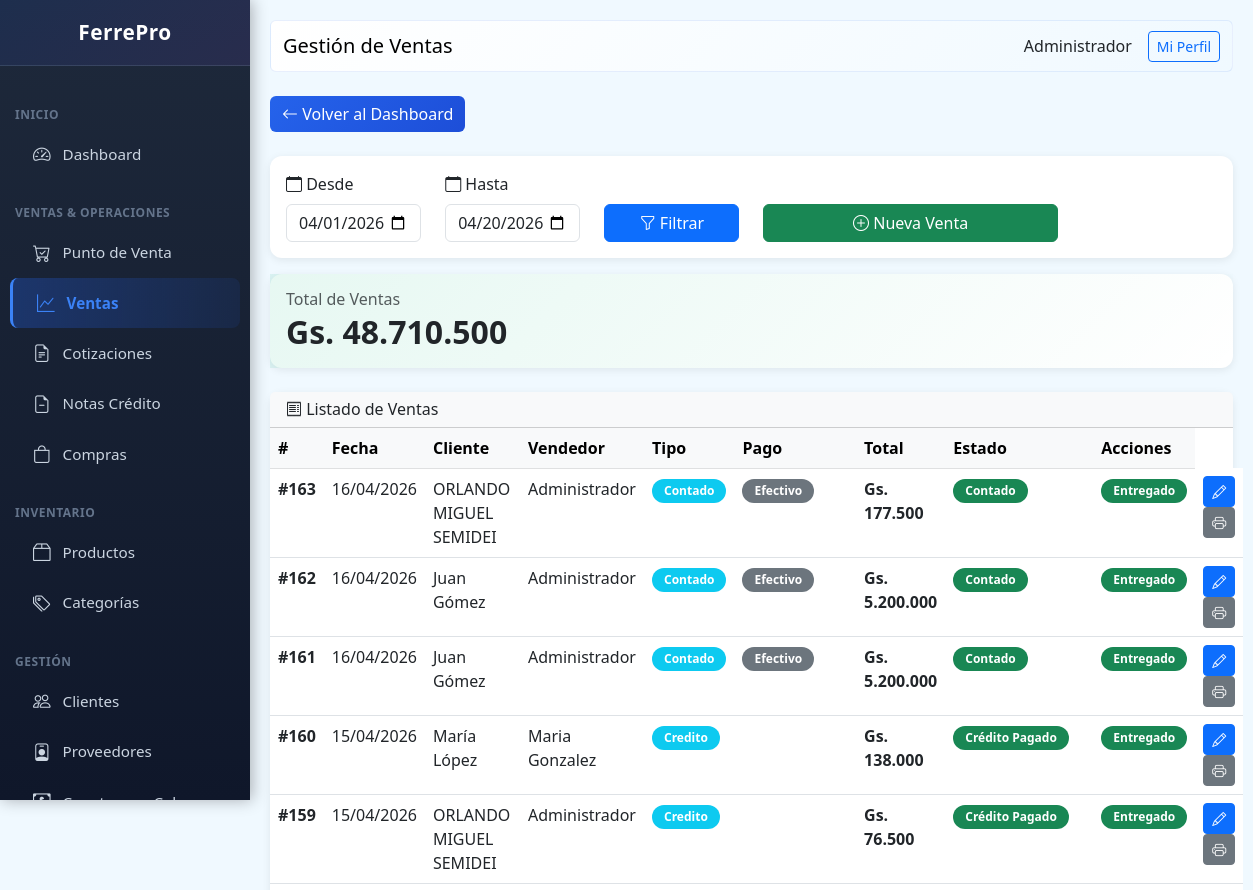
The app's page /public/index.php?page=sales (signed in, upper part), older data.
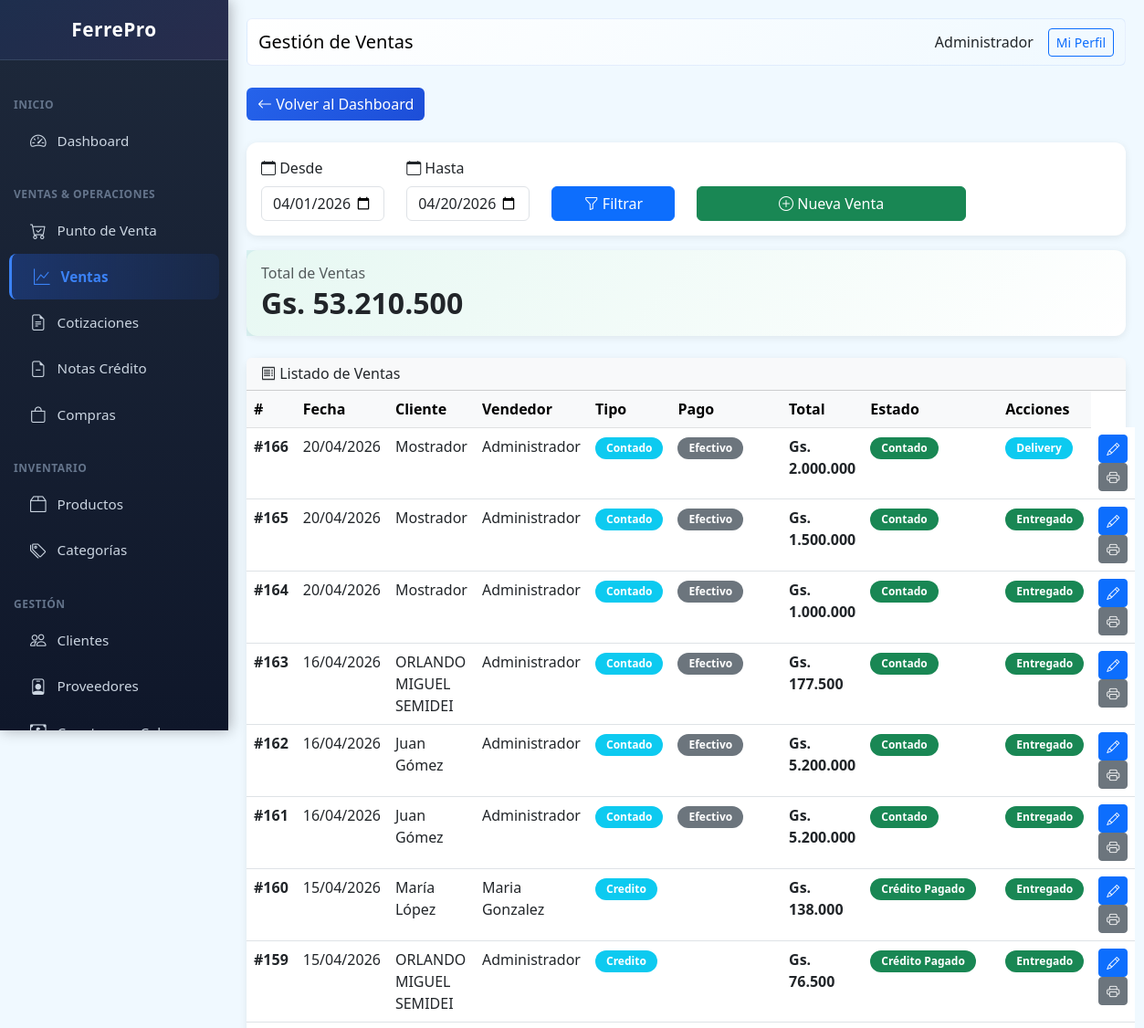
The same page, newer data.
### tables this page shows
CREATE TABLE sales (
                id INTEGER PRIMARY KEY AUTOINCREMENT,
                client_id INTEGER,
                user_id INTEGER,
                type TEXT DEFAULT 'contado',
                status TEXT DEFAULT 'pagada',
                subtotal REAL DEFAULT 0,
                discount REAL DEFAULT 0,
                total REAL DEFAULT 0,
                payment_method TEXT DEFAULT 'efectivo',
                delivery_type TEXT DEFAULT 'mostrador',
                notes TEXT,
                created_at DATETIME DEFAULT CURRENT_TIMESTAMP, branch_id INTEGER DEFAULT 1, pos_terminal_id INTEGER DEFAULT 1,
                FOREIGN KEY (client_id) REFERENCES clients(id),
                FOREIGN KEY (user_id) REFERENCES users(id)
            );

CREATE TABLE clients (
                id INTEGER PRIMARY KEY AUTOINCREMENT,
                name TEXT NOT NULL,
                document_type TEXT DEFAULT 'DNI',
                document TEXT,
                phone TEXT,
                email TEXT,
                address TEXT,
                credit_limit REAL DEFAULT 0,
                category TEXT DEFAULT 'minorista',
                balance REAL DEFAULT 0,
                active INTEGER DEFAULT 1,
                created_at DATETIME DEFAULT CURRENT_TIMESTAMP
            , credit_days INTEGER DEFAULT 30);

CREATE TABLE users (
                id INTEGER PRIMARY KEY AUTOINCREMENT,
                name TEXT NOT NULL,
                email TEXT UNIQUE,
                password TEXT NOT NULL,
                role TEXT DEFAULT 'vendedor',
                active INTEGER DEFAULT 1,
                created_at DATETIME DEFAULT CURRENT_TIMESTAMP
            , last_login DATETIME, last_password_change DATETIME, failed_login_attempts INTEGER DEFAULT 0, locked_until DATETIME, two_fa_enabled INTEGER DEFAULT 0, two_fa_secret TEXT);

### class/Database.php (called while the page is built, shortened)
<?php
class Database extends PDO {
    private static $instance = null;
    private function __construct() {
        $dbPath = dirname(__DIR__) . '/storage/ferrepro.db';
        $this->initTables();
    }
    public static function getInstance() {
        if (self::$instance === null) {
            self::$instance = new self();
        }
        return self::$instance;
    }
    private function initTables() {
        $this->seedDefaultData();
    }
    private function seedDefaultData() {
        $stmt = $this->query("SELECT COUNT(*) as count FROM users");
     }
 }

### class/Format.php (called while the page is built, shortened)
<?php
class Format {
    public static function money($amount) {
        $amount = floatval($amount);
        return 'Gs. ' . number_format($amount, 0, ',', '.');
    }
    public static function date($date) {
        try {
            $dateObj = new DateTime($date);
            return $dateObj->format('d/m/Y');
        } catch (Exception $e) {
            return 'Fecha inválida';
        }
    }
}

### views/sales/index.php (the view, shortened to what the changed rows need)
<?php
$dateFrom = $_GET['date_from'] ?? date('Y-m-01');
$dateTo = $_GET['date_to'] ?? date('Y-m-d');
$sales = db()->query("
    SELECT s.*, u.name as user_name, c.name as client_name
    FROM sales s
    LEFT JOIN users u ON s.user_id = u.id
    LEFT JOIN clients c ON s.client_id = c.id
    WHERE DATE(s.created_at) >= '$dateFrom' AND DATE(s.created_at) <= '$dateTo'
    ORDER BY s.id DESC
    LIMIT 50
")->fetchAll(PDO::FETCH_ASSOC);
$totalSales = db()->query("SELECT COALESCE(SUM(total), 0) as total FROM sales WHERE DATE(created_at) >= '$dateFrom' AND DATE(created_at) <= '$dateTo'")->fetch(PDO::FETCH_ASSOC);
$content = '
<div class="mb-4">
    <a href="?page=dashboard" class="btn btn-nav-back me-2"><i class="bi bi-arrow-left"></i> Volver al Dashboard</a>
</div>
<div class="card mb-3">
    <div class="card-body">
        <form method="GET" class="row">
            <input type="hidden" name="page" value="sales">
            <div class="col-md-2">
                <label class="form-label"><i class="bi bi-calendar"></i> Desde</label>
                <input type="date" name="date_from" class="form-control" value="' . $dateFrom . '">
            </div>
            <div class="col-md-2">
                <label class="form-label"><i class="bi bi-calendar"></i> Hasta</label>
                <input type="date" name="date_to" class="form-control" value="' . $dateTo . '">
            </div>
            <div class="col-md-2 d-flex align-items-end">
                <button type="submit" class="btn btn-primary w-100"><i class="bi bi-funnel"></i> Filtrar</button>
            </div>
            <div class="col-md-4 d-flex align-items-end">
                <a href="?page=pos" class="btn btn-success w-100"><i class="bi bi-plus-circle"></i> Nueva Venta</a>
            </div>
        </form>
    </div>
</div>
<div class="card mb-4">
    <div class="card-body" style="background: linear-gradient(135deg, rgba(16, 185, 129, 0.1), transparent);">
        <h6 class="text-muted mb-1">Total de Ventas</h6>
        <h3 class="mb-0" style="font-size: 2rem; font-weight: 700;">' . Format::money($totalSales['total']) . '</h3>
    </div>
</div>
<div class="card">
    <div class="card-header bg-light">
        <h6 class="mb-0"><i class="bi bi-receipt"></i> Listado de Ventas</h6>
    </div>
    <div class="card-body p-0">
        <table class="table table-hover mb-0">
            <thead class="table-light">
                <tr>
                    <th>#</th>
                    <th>Fecha</th>
                    <th>Cliente</th>
                    <th>Vendedor</th>
                    <th>Tipo</th>
                    <th>Pago</th>
                    <th>Total</th>
                    <th>Estado</th>
                    <th>Acciones</th>
                </tr>
            </thead>
            <tbody>';
if (empty($sales)) {
    $content .= '<tr><td colspan="10" class="text-center text-muted">No hay ventas</td></tr>';
} else {
    foreach ($sales as $s) {
        $saleType = $s['type'];
        $saleStatus = $s['status'] ?? ($s['type'] === 'contado' ? 'pagada' : 'pendiente');
        $deliveryType = $s['delivery_type'] ?? 'mostrador';
        if ($saleType === 'contado') {
            $statusLabel = 'Contado';
            $statusClass = 'success';
        } else {
            if ($saleStatus === 'pagada') {
                $statusLabel = 'Crédito Pagado';
                $statusClass = 'success';
            } else {
                $statusLabel = 'Crédito Pendiente';
                $statusClass = 'warning';
            }
        }
        if ($deliveryType === 'pendiente') {
            $deliveryLabel = '<a href="?page=sales&action=deliver&id=' . $s['id'] . '" class="badge bg-warning text-decoration-none" title="Clic para marcar como entregado">Pendiente <i class="bi bi-hand-index"></i></a>';
            $deliveryAction = '';
        } else if ($deliveryType === 'delivery') {
            $deliveryLabel = '<span class="badge bg-info">Delivery</span>';
            $deliveryAction = '';
        } else {
            $deliveryLabel = '<span class="badge bg-success">Entregado</span>';
            $deliveryAction = '';
        }
        $content .= '<tr>
            <td><strong>#' . $s['id'] . '</strong></td>
            <td>' . Format::date($s['created_at']) . '</td>
            <td>' . ($s['client_name'] ?? 'Mostrador') . '</td>
            <td>' . $s['user_name'] . '</td>
            <td><span class="badge bg-info">' . ucfirst($s['type']) . '</span></td>
            <td><span class="badge bg-secondary">' . ucfirst($s['payment_method']) . '</span></td>
            <td><strong>' . Format::money($s['total']) . '</strong></td>
            <td><span class="badge bg-' . $statusClass . '">' . $statusLabel . '</span></td>
            <td>' . $deliveryLabel . '</td>
            <td>
                <a href="?page=sales&action=edit&id=' . $s['id'] . '" class="btn btn-sm btn-primary" title="Editar"><i class="bi bi-pencil"></i></a>
                <a href="?page=sales&action=print&id=' . $s['id'] . '" class="btn btn-sm btn-secondary" target="_blank" title="Imprimir"><i class="bi bi-printer"></i></a>
                ' . $deliveryAction . '
            </td>
        </tr>';
    }
}
$content .= '</tbody>
        </table>
    </div>
</div>';

Row changes from the older to the newer data that the page shows:
added sales: id "166", created_at "20/04/2026", client_name "Mostrador", user.name "Administrador", type "Contado", payment_method "Efectivo", total "Gs. 2.000.000", delivery_type "Delivery"
added sales: id "165", created_at "20/04/2026", client_name "Mostrador", user.name "Administrador", type "Contado", payment_method "Efectivo", total "Gs. 1.500.000", delivery_type "Entregado"
added sales: id "164", created_at "20/04/2026", client_name "Mostrador", user.name "Administrador", type "Contado", payment_method "Efectivo", total "Gs. 1.000.000", delivery_type "Entregado"
Text that changed along with them:
Format::money($totalSales['total']): "Gs. 48.710.500" → "Gs. 53.210.500"
